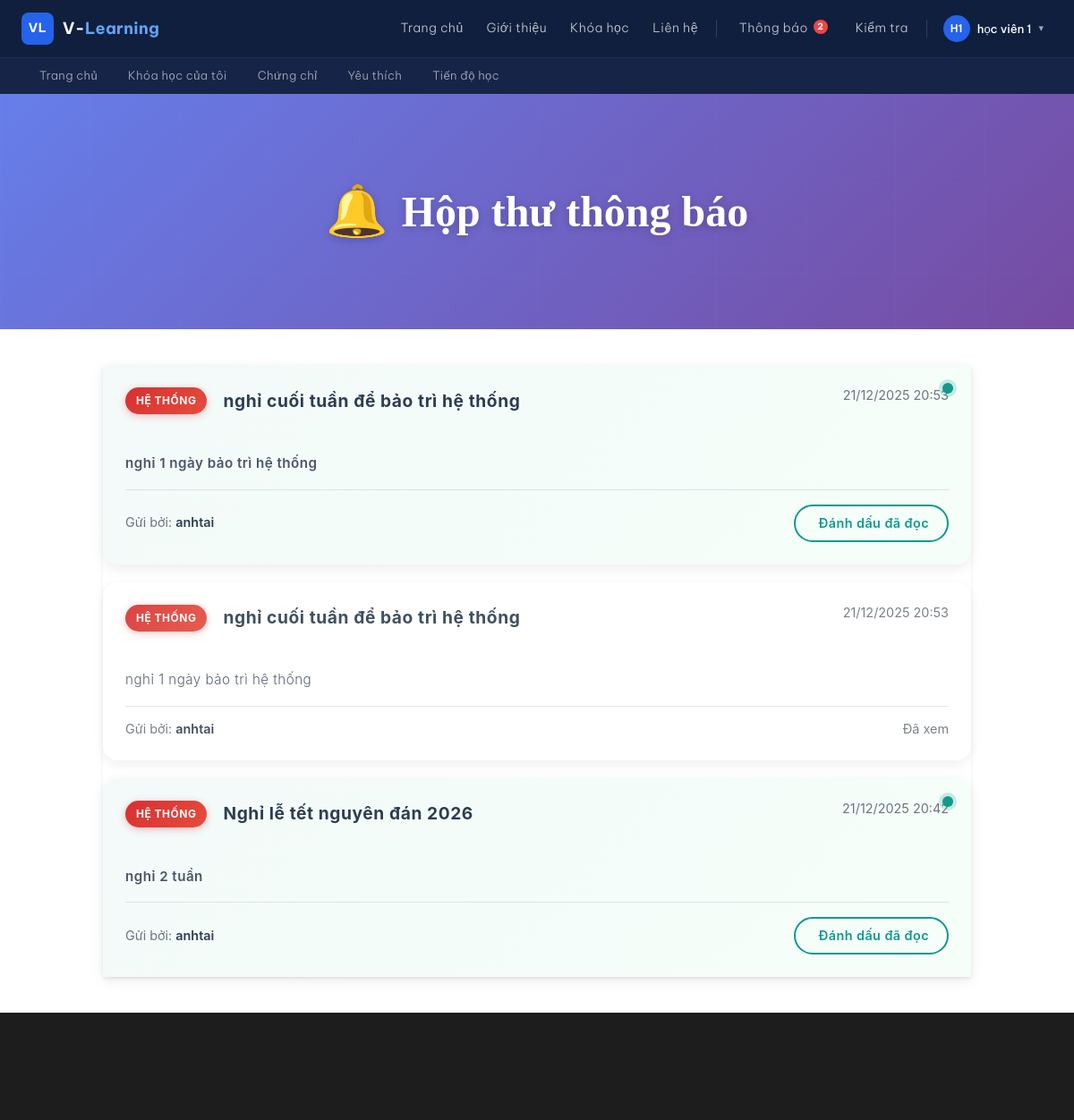
/my_notifications.php (signed in), run on the app's committed database.
### tables this page shows
CREATE TABLE `notifications` (
  `id` int NOT NULL,
  `sender_id` int NOT NULL,
  `sender_type` enum('admin','user') NOT NULL,
  `receiver_id` int NOT NULL,
  `title` varchar(255) NOT NULL,
  `message` text NOT NULL,
  `is_read` tinyint DEFAULT '0',
  `created_at` timestamp NOT NULL DEFAULT CURRENT_TIMESTAMP,
  `priority` enum('normal','important') NOT NULL DEFAULT 'normal',
  `is_pinned` tinyint(1) NOT NULL DEFAULT '0'
);

### my_notifications.php (the view, shortened to what this page needs)
<?php
include 'config.php';
$user_id = (int)$_SESSION['user_id'];
$sql = "
SELECT
    n.*,
    CASE
        WHEN n.sender_type = 'admin' THEN a.username
        ELSE u.fullname
    END AS sender_name,
    CASE
        WHEN n.sender_type = 'admin' THEN 'admins'
        ELSE u.role
    END AS sender_role
FROM notifications n
LEFT JOIN users u
    ON n.sender_type = 'user' AND n.sender_id = u.id
LEFT JOIN admins a
    ON n.sender_type = 'admin' AND n.sender_id = a.id
WHERE n.receiver_id = ?
ORDER BY
    n.is_pinned DESC,
    n.priority DESC,
    n.created_at DESC
";
$stmt = $conn->prepare($sql);
$stmt->bind_param("i", $user_id);
$stmt->execute();
$result = $stmt->get_result();
?>
<?php include 'header.php'; ?>
<div class="breadcrumbs-custom">
    <div class="container">
        <h2>Hộp thư thông báo</h2>
    </div>
</div>
<section class="section section-md bg-default">
<div class="container">
<div class="row justify-content-center">
<div class="col-lg-10">
<div class="list-group shadow-sm">
<?php while ($row = $result->fetch_assoc()): ?>
<?php
    $is_read = (int)$row['is_read'];
    $itemClass = $is_read ? 'notif-read' : 'notif-unread';
    if ($row['sender_role'] === 'admins') {
        $roleLabel  = 'HỆ THỐNG';
        $badgeClass = 'sender-badge-admin';
    } else {
        $roleLabel  = 'GIẢNG VIÊN';
        $badgeClass = 'sender-badge-teacher';
    }
?>
<div class="list-group-item notif-item <?= $itemClass ?>">
    <div class="d-flex justify-content-between align-items-start mb-3">
        <h5 class="mb-0 flex-grow-1">
            <span class="<?= $badgeClass ?>"><?= $roleLabel ?></span>
            <?= htmlspecialchars($row['title']) ?>
        </h5>
        <small class="text-muted ms-3" style="white-space: nowrap;">
            <i class="mdi mdi-clock-outline"></i> <?= date('d/m/Y H:i', strtotime($row['created_at'])) ?>
        </small>
    </div>
    <p class="mb-3">
        <?= htmlspecialchars($row['message']) ?>
    </p>
    <div class="d-flex justify-content-between align-items-center pt-3 border-top">
        <small class="text-muted">
            <i class="mdi mdi-account-circle"></i> Gửi bởi: <strong><?= htmlspecialchars($row['sender_name']) ?></strong>
        </small>
        <?php if (!$is_read): ?>
            <a href="my_notifications.php?read_id=<?= $row['id'] ?>"
               class="btn btn-outline-success">
                <i class="mdi mdi-check-circle"></i> Đánh dấu đã đọc
            </a>
        <?php else: ?>
            <span class="text-muted small">
                <i class="mdi mdi-check-circle" style="color: #11998e;"></i> Đã xem
            </span>
        <?php endif; ?>
    </div>
</div>
<?php endwhile; ?>
</div>
</div>
</div>
</div>
</section>
<?php include 'footer.php'; ?>

### header.php (style rules this page uses)
* { box-sizing: border-box; }

### my_notifications.php (style rules this page uses)
.breadcrumbs-custom { background: linear-gradient(135deg, #667eea 0%, #764ba2 100%); padding: 100px 0; width: 100%; text-align: center; position: relative; overflow: hidden; }
.breadcrumbs-custom::before { content: ''; position: absolute; top: 0; left: 0; right: 0; bottom: 0; opacity: 0.3; }
.breadcrumbs-custom h2 { font-size: 3rem; font-weight: 700; color: #fff; margin: 0; text-shadow: 0 2px 10px rgba(0,0,0,0.2); position: relative; z-index: 1; display: flex; align-items: center; justify-content: center; gap: 15px; }
.breadcrumbs-custom h2::before { content: '🔔'; font-size: 3.5rem; animation: bellRing 2s ease-in-out infinite; }
.notif-item { background: #fff; border-radius: 16px; border: 1px solid rgba(0,0,0,0.05); border-left: 4px solid transparent; transition: all 0.4s cubic-bezier(0.175, 0.885, 0.32, 1.275); box-shadow: 0 4px 15px rgba(0,0,0,0.08); margin-bottom: 20px; position: relative; overflow: hidden; }
.notif-item::before { content: ''; position: absolute; top: 0; left: 0; right: 0; bottom: 0; background: linear-gradient(135deg, rgba(102, 126, 234, 0.03) 0%, rgba(118, 75, 162, 0.03) 100%); opacity: 0; transition: opacity 0.4s ease; pointer-events: none; }
.notif-unread { border-left-color: #11998e; background: linear-gradient(135deg, rgba(17, 153, 142, 0.05) 0%, rgba(56, 239, 125, 0.05) 100%); font-weight: 600; position: relative; }
.notif-unread::after { content: ''; position: absolute; top: 20px; right: 20px; width: 12px; height: 12px; background: #11998e; border-radius: 50%; box-shadow: 0 0 0 4px rgba(17, 153, 142, 0.2); animation: pulse 2s ease-in-out infinite; }
.notif-read { border-left-color: #e5e7eb; color: #6c757d; opacity: 0.9; }
.sender-badge-admin { background: linear-gradient(135deg, #d63031 0%, #e74c3c 100%); color: #fff; padding: 6px 12px; font-size: 0.75rem; font-weight: 700; border-radius: 20px; text-transform: uppercase; letter-spacing: 0.5px; box-shadow: 0 2px 8px rgba(214, 48, 49, 0.3); display: inline-block; margin-right: 10px; }
.notif-item h5 { font-size: 1.2rem; font-weight: 700; color: #2c3e50; margin-bottom: 12px; line-height: 1.5; display: flex; align-items: center; flex-wrap: wrap; gap: 8px; }
.notif-item .text-muted { color: #6c757d !important; font-size: 0.9rem; }
.notif-item p { color: #4a5568; line-height: 1.7; margin-bottom: 15px; white-space: pre-line; font-size: 0.95rem; }
.notif-item small { color: #6c757d; font-size: 0.85rem; }
.notif-item strong { color: #2c3e50; font-weight: 600; }
.btn-outline-success { border: 2px solid #11998e; color: #11998e; background: transparent; padding: 8px 20px; border-radius: 25px; font-weight: 600; font-size: 0.9rem; transition: all 0.3s ease; text-decoration: none; display: inline-flex; align-items: center; gap: 6px; }
.list-group { border: none; background: transparent; }
.list-group-item { border: none; padding: 25px; position: relative; z-index: 1; }
.section { padding: 60px 0; }
.section-md { padding: 40px 0; }

### data on the page
notifications: roleLabel "HỆ THỐNG", title "nghỉ cuối tuần để bảo trì hệ thống", created_at "21/12/2025 20:53", message "nghỉ 1 ngày bảo trì hệ thống", sender_name "anhtai"
notifications: roleLabel "HỆ THỐNG", title "nghỉ cuối tuần để bảo trì hệ thống", created_at "21/12/2025 20:53", message "nghỉ 1 ngày bảo trì hệ thống", sender_name "anhtai", is_read "Đã xem"
notifications: roleLabel "HỆ THỐNG", title "Nghỉ lễ tết nguyên đán 2026", created_at "21/12/2025 20:42", message "nghỉ 2 tuần", sender_name "anhtai"

### other printed values
$count "2"
$initials "H1"
$fullname "học viên 1"
